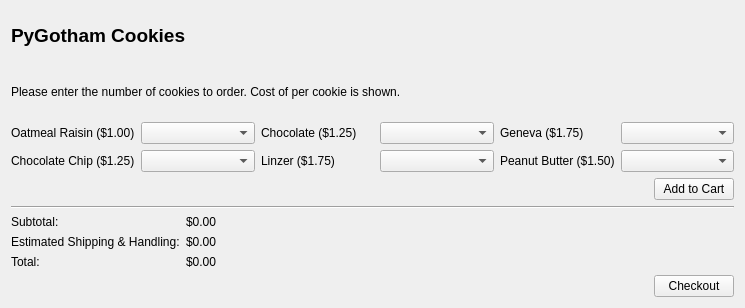
<?xml version="1.0" encoding="UTF-8"?>
<ui version="4.0">
 <class>Form</class>
 <widget class="QWidget" name="Form">
  <property name="geometry">
   <rect>
    <x>0</x>
    <y>0</y>
    <width>745</width>
    <height>308</height>
   </rect>
  </property>
  <property name="windowTitle">
   <string>Form</string>
  </property>
  <property name="styleSheet">
   <string notr="true"/>
  </property>
  <layout class="QVBoxLayout" name="verticalLayout_2">
   <item>
    <layout class="QVBoxLayout" name="verticalLayout">
     <item>
      <widget class="QLabel" name="title_lbl">
       <property name="text">
        <string>&lt;html&gt;&lt;head/&gt;&lt;body&gt;&lt;p&gt;&lt;span style=&quot; font-size:14pt; font-weight:600;&quot;&gt;PyGotham Cookies&lt;/span&gt;&lt;/p&gt;&lt;/body&gt;&lt;/html&gt;</string>
       </property>
      </widget>
     </item>
     <item>
      <widget class="QLabel" name="note_lbl">
       <property name="text">
        <string>Please enter the number of cookies to order. Cost of per cookie is shown.</string>
       </property>
      </widget>
     </item>
     <item>
      <layout class="QGridLayout" name="gridLayout">
       <item row="1" column="2">
        <widget class="QLabel" name="linzer_lbl">
         <property name="text">
          <string>Linzer ($1.75)</string>
         </property>
        </widget>
       </item>
       <item row="0" column="3">
        <widget class="QComboBox" name="choc_cb"/>
       </item>
       <item row="0" column="1">
        <widget class="QComboBox" name="raisin_cb"/>
       </item>
       <item row="1" column="1">
        <widget class="QComboBox" name="choc_chip_cb"/>
       </item>
       <item row="0" column="2">
        <widget class="QLabel" name="choc_lbl">
         <property name="text">
          <string>Chocolate ($1.25)</string>
         </property>
        </widget>
       </item>
       <item row="0" column="4">
        <widget class="QLabel" name="geneva_lbl">
         <property name="text">
          <string>Geneva ($1.75)</string>
         </property>
        </widget>
       </item>
       <item row="1" column="4">
        <widget class="QLabel" name="peanut_lbl">
         <property name="text">
          <string>Peanut Butter ($1.50)</string>
         </property>
        </widget>
       </item>
       <item row="1" column="3">
        <widget class="QComboBox" name="linzer_cb"/>
       </item>
       <item row="0" column="0">
        <widget class="QLabel" name="raisin_lbl">
         <property name="text">
          <string>Oatmeal Raisin ($1.00)</string>
         </property>
        </widget>
       </item>
       <item row="1" column="0">
        <widget class="QLabel" name="choc_chip_lbl">
         <property name="text">
          <string>Chocolate Chip ($1.25)</string>
         </property>
        </widget>
       </item>
       <item row="0" column="5">
        <widget class="QComboBox" name="geneva_cb"/>
       </item>
       <item row="1" column="5">
        <widget class="QComboBox" name="peanut_cb"/>
       </item>
      </layout>
     </item>
     <item>
      <layout class="QHBoxLayout" name="horizontalLayout">
       <item>
        <spacer name="horizontalSpacer">
         <property name="orientation">
          <enum>Qt::Horizontal</enum>
         </property>
         <property name="sizeHint" stdset="0">
          <size>
           <width>40</width>
           <height>0</height>
          </size>
         </property>
        </spacer>
       </item>
       <item>
        <widget class="QPushButton" name="add_to_cart_btn">
         <property name="text">
          <string>Add to Cart</string>
         </property>
        </widget>
       </item>
      </layout>
     </item>
     <item>
      <widget class="Line" name="line">
       <property name="orientation">
        <enum>Qt::Horizontal</enum>
       </property>
      </widget>
     </item>
     <item>
      <layout class="QHBoxLayout" name="horizontalLayout_6">
       <item>
        <layout class="QGridLayout" name="gridLayout_2">
         <item row="0" column="0">
          <widget class="QLabel" name="subtotal_lbl">
           <property name="text">
            <string>Subtotal:</string>
           </property>
          </widget>
         </item>
         <item row="2" column="1">
          <widget class="QLabel" name="total_val_lbl">
           <property name="text">
            <string>$0.00</string>
           </property>
          </widget>
         </item>
         <item row="0" column="1">
          <widget class="QLabel" name="subtotal_val_lbl">
           <property name="text">
            <string>$0.00</string>
           </property>
          </widget>
         </item>
         <item row="1" column="1">
          <widget class="QLabel" name="shipping_val_lbl">
           <property name="text">
            <string>$0.00</string>
           </property>
          </widget>
         </item>
         <item row="1" column="0">
          <widget class="QLabel" name="shipping_lbl">
           <property name="text">
            <string>Estimated Shipping &amp; Handling:</string>
           </property>
          </widget>
         </item>
         <item row="2" column="0">
          <widget class="QLabel" name="total_lbl">
           <property name="text">
            <string>Total:</string>
           </property>
          </widget>
         </item>
        </layout>
       </item>
       <item>
        <spacer name="horizontalSpacer_3">
         <property name="orientation">
          <enum>Qt::Horizontal</enum>
         </property>
         <property name="sizeHint" stdset="0">
          <size>
           <width>0</width>
           <height>0</height>
          </size>
         </property>
        </spacer>
       </item>
      </layout>
     </item>
     <item>
      <layout class="QHBoxLayout" name="horizontalLayout_3">
       <item>
        <spacer name="horizontalSpacer_2">
         <property name="orientation">
          <enum>Qt::Horizontal</enum>
         </property>
         <property name="sizeHint" stdset="0">
          <size>
           <width>40</width>
           <height>0</height>
          </size>
         </property>
        </spacer>
       </item>
       <item>
        <widget class="QPushButton" name="checkout_btn">
         <property name="text">
          <string>Checkout</string>
         </property>
        </widget>
       </item>
      </layout>
     </item>
    </layout>
   </item>
  </layout>
 </widget>
 <resources/>
 <connections/>
</ui>
